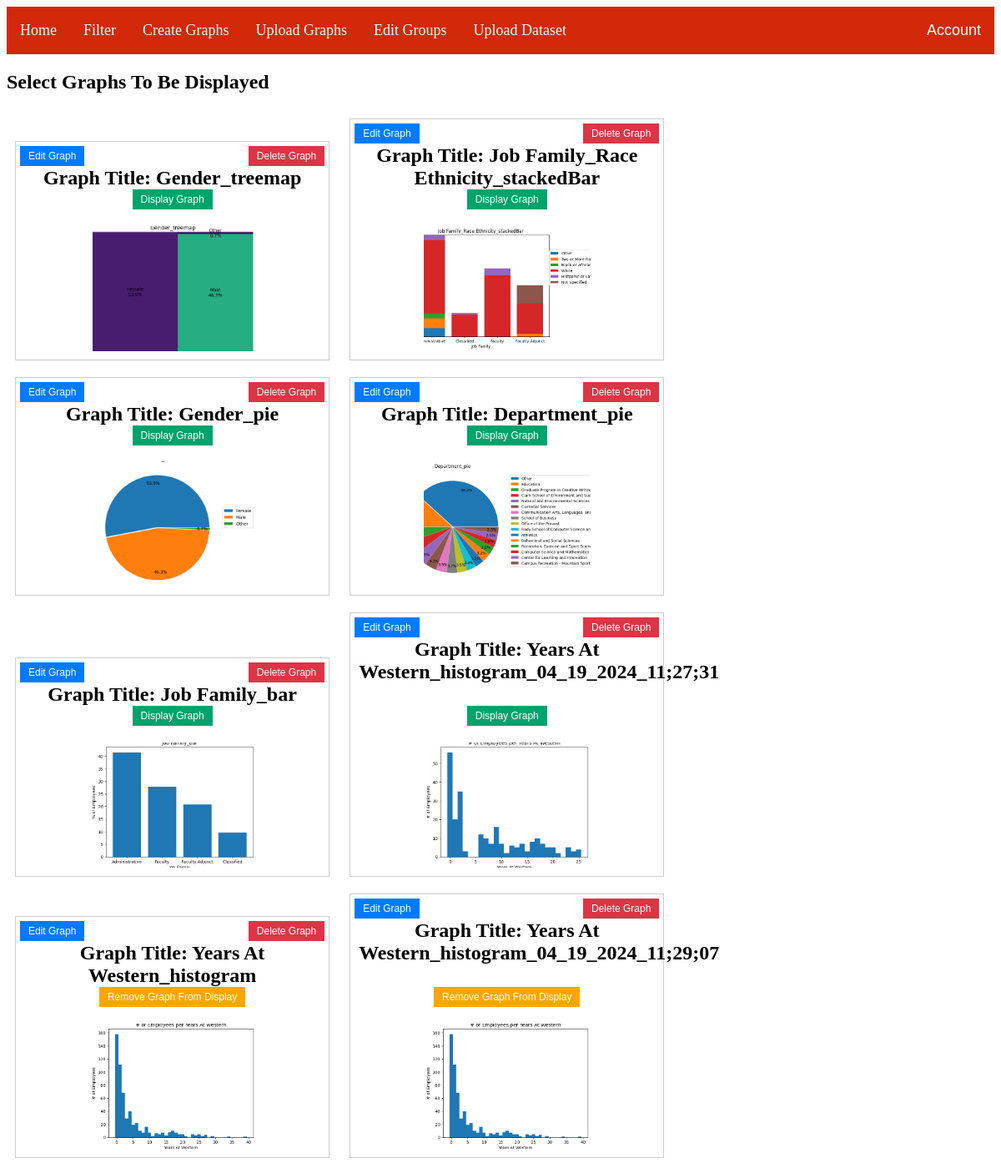
The page /uploadGraphs (signed in) on the database its author committed.
### main.py (models this page shows)
class Graphs(db.Model):
    id = db.Column(db.Integer, primary_key=True)
    path = db.Column(db.String(100), nullable=False)
    title = db.Column(db.String(50), nullable=False)
    description = db.Column(db.String(250), nullable=True)
    type = db.Column(db.String(20))
    useQuantity = db.Column(db.Boolean, default=False)
    currently_displayed = db.Column(db.Boolean, default=False, nullable=False)
    group_id = db.Column(db.Integer, db.ForeignKey('graphgroup.id'), nullable=True)

### main.py (the view)
@app.route("/uploadGraphs", methods=['GET', 'POST'])
@login_required
def selectGraphsForDashboard():
    graphs = Graphs.query.all()
    return render_template('uploadGraphs.html', graphs=graphs)

### main.py (called while the page is built)
@login_manager.user_loader
def load_user(uid):
    return User.query.get(uid)

### templates/uploadGraphs.html (shortened to what this page needs)
{% extends 'base.html' %}
{% block content %}
<head>
</head>
<body>
<h2>Select Graphs To Be Displayed</h2>
{% for graph in graphs %}
    <div class="graph-container" data-graph-id="{{ graph.id }}">
        <h2>Graph Title: {{ graph.title }}
            <button class="edit-button">Edit Graph</button>
            <button class="delete-button">Delete Graph</button>
            <br>
            {% if graph.currently_displayed %} <button class="remove-display-graph-button">Remove Graph From Display</button>
            {% else %} <button class="display-graph-button">Display Graph</button> {% endif %}
        </h2>
        <div class="image-container">
            <img src="{{ graph.path }}" class="thumbnail-img">
        </div>
    </div>
{% endfor %}
</body>
{% endblock %}

### templates/base.html (shortened to what this page needs)
<html>
<head>
    <!DOCTYPE html>
    <link href="/static/style.css" rel="stylesheet">
</head>
{% if current_user.is_authenticated %}
<body>
    <nav>
        <ul>
            <li><a href='/'>Home</a></li>
            <li><a href='/filterGraphs'>Filter</a></li>
            <li><a href='/createGraph'>Create Graphs</a></li>
            <li><a href='/uploadGraphs'>Upload Graphs</a></li>
            <li><a href='/editGroups'>Edit Groups</a></li>
            <li><a href='/uploadDataset'>Upload Dataset</a></li>
            <div class="dropdown">
                <button class="dropbtn">Account  </button>
            </div>
        </ul>
    </nav>
</body>
{% endif %}
{% block content %}
{% endblock %}
</html>

### static/style.css (style rules this page uses)
ul { list-style-type: none; margin: 0; padding: 0; overflow: hidden; background-color: #d1290a; }
li { float: left; }
li a { display: block; color: white; text-align: center; padding: 18px 16px; text-decoration: none; font-size: 18px; }
.dropdown { float: left; overflow: hidden; float: right; }
.dropdown .dropbtn { font-size: 18px; color: white; background-color: #d1290a; border: none; padding: 18px 16px; }

### templates/base.html (style rules this page uses)
nav { position: sticky; top: 0; background-color: #333; z-index: 1; }

### templates/uploadGraphs.html (style rules this page uses)
.edit-button { position: absolute; top: 5px; left: 5px; background-color: #007bff; color: white; border: none; padding: 5px 10px; font-size: 12px; cursor: pointer; }
.delete-button { position: absolute; top: 5px; right: 5px; background-color: #dc3545; color: white; border: none; padding: 5px 10px; font-size: 12px; cursor: pointer; }
.graph-container { display: inline-block; width: 30%; margin: 10px; border: 1px solid #ccc; padding: 10px; text-align: center; position: relative; }
.thumbnail-img { width: 200px; height: 150px; object-fit: cover; }
.remove-display-graph-button { position: center; top: 5px; background-color: #FFA500; color: white; border: none; padding: 5px 10px; font-size: 12px; cursor: pointer; }
.display-graph-button { position: center; top: 5px; background-color: #00A36C; color: white; border: none; padding: 5px 10px; font-size: 12px; cursor: pointer; }

### rows shown on the page
Graphs: title "Gender_treemap", currently_displayed "Display Graph", path (picture)
Graphs: title "Job Family_Race Ethnicity_stackedBar", currently_displayed "Display Graph", path (picture)
Graphs: title "Gender_pie", currently_displayed "Display Graph", path (picture)
Graphs: title "Department_pie", currently_displayed "Display Graph", path (picture)
Graphs: title "Job Family_bar", currently_displayed "Display Graph", path (picture)
Graphs: title "Years At Western_histogram_04_19_2024_11;27;31", currently_displayed "Display Graph", path (picture)
Graphs: title "Years At Western_histogram", currently_displayed "Remove Graph From Display", path (picture)
Graphs: title "Years At Western_histogram_04_19_2024_11;29;07", currently_displayed "Remove Graph From Display", path (picture)
